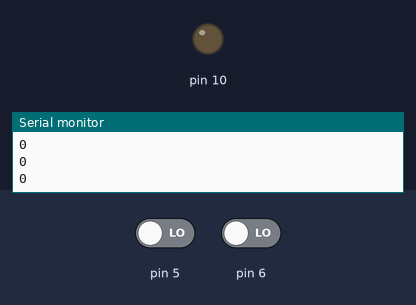
Bench run of a sketch on a simulated Arduino Uno, built with avr-gcc and run on an emulated ATmega328P. Shown: output pins drawn as LEDs (lit = HIGH), the last lines printed to the serial monitor. Dashed ring = blinking. Inputs (shaded band) come from the test bench; at power-on: pin 6 LOW, pin 5 LOW.

Above: at 1.2 s.
1.3 s: pin 6 driven HIGH
At 2.1 s:
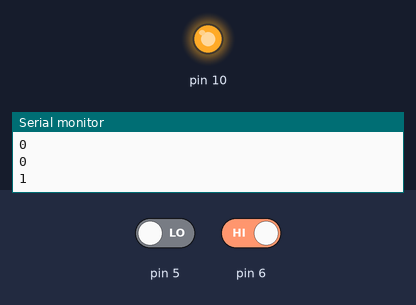
4.3 s: pin 6 driven LOW
At 4.8 s:
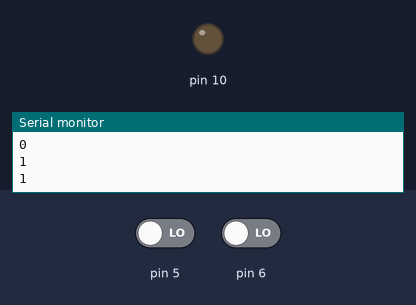
5.8 s: pin 5 driven HIGH
At 6.6 s:
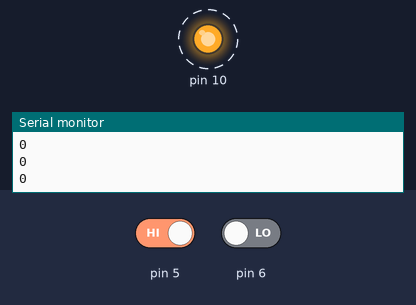
Timing chart, 0 to 14.8 s (numbered marks = the images above; inputs shaded):
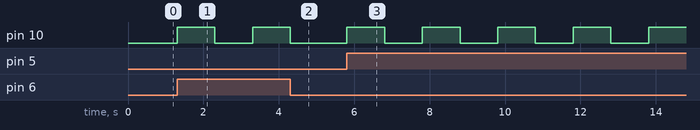

The sketch:

test_button.ino
```cpp
void setup(){

  pinMode(10, OUTPUT);
  Serial.begin(9600);
}

void loop(){
  int button1 = digitalRead(5);
  int button2 = digitalRead(6);
  // Serial.println(button1);
  Serial.println(button2);

  if(button1 == HIGH || button2 == HIGH){
    digitalWrite(10, HIGH);
    delay(1000);
    digitalWrite(10,LOW);
    delay(1000);
  }

}
```

Measured:
- after the input at 1.3 s, pin 10: LOW → HIGH at once, → LOW 1.0 s later, → HIGH 1.0 s later
- after the input at 4.3 s, pin 10: goes on until 4.3 s, then stays LOW
- after the input at 5.8 s, pin 10: alternates HIGH for 1.0 s and LOW for 1.0 s, starting at once
